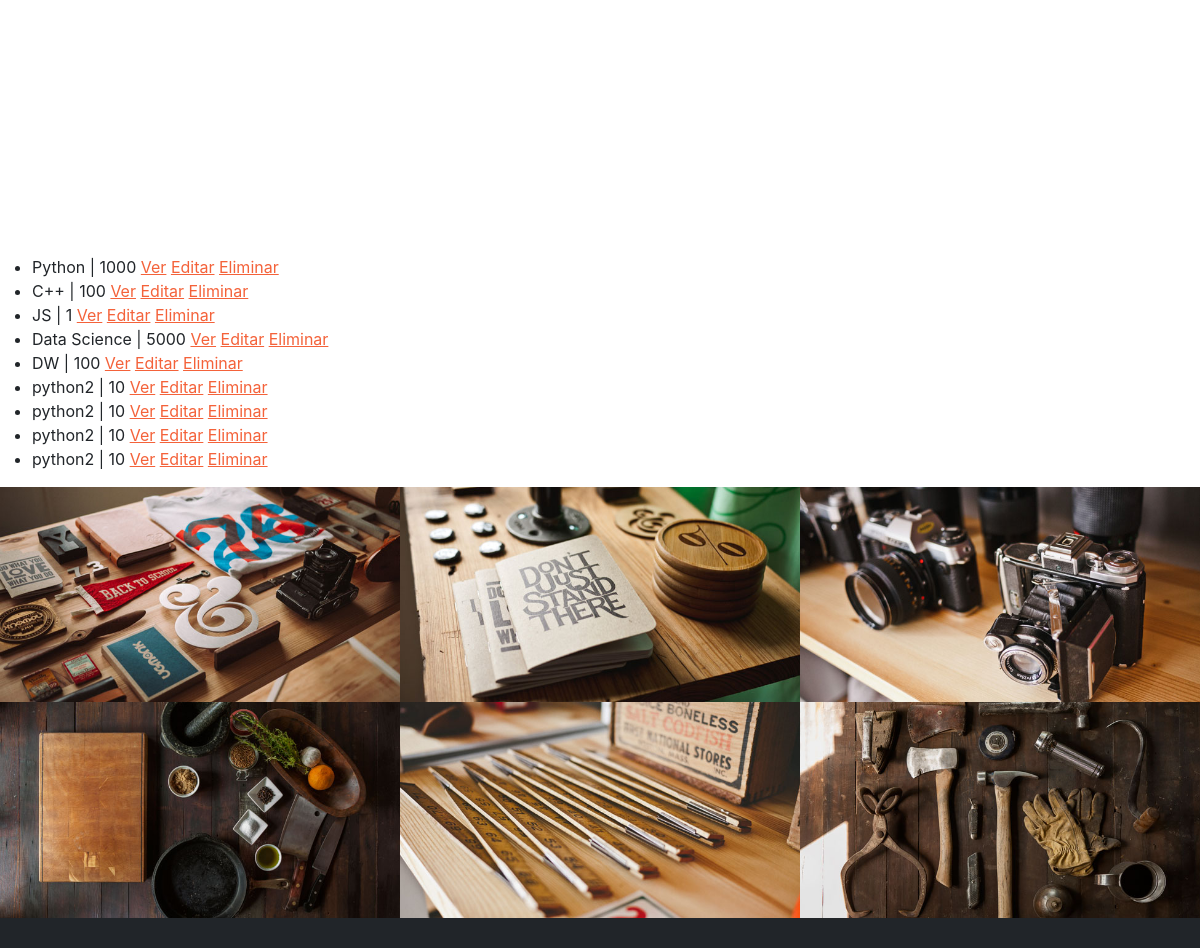
The page /cursos/ (middle part) on the database as committed earlier.
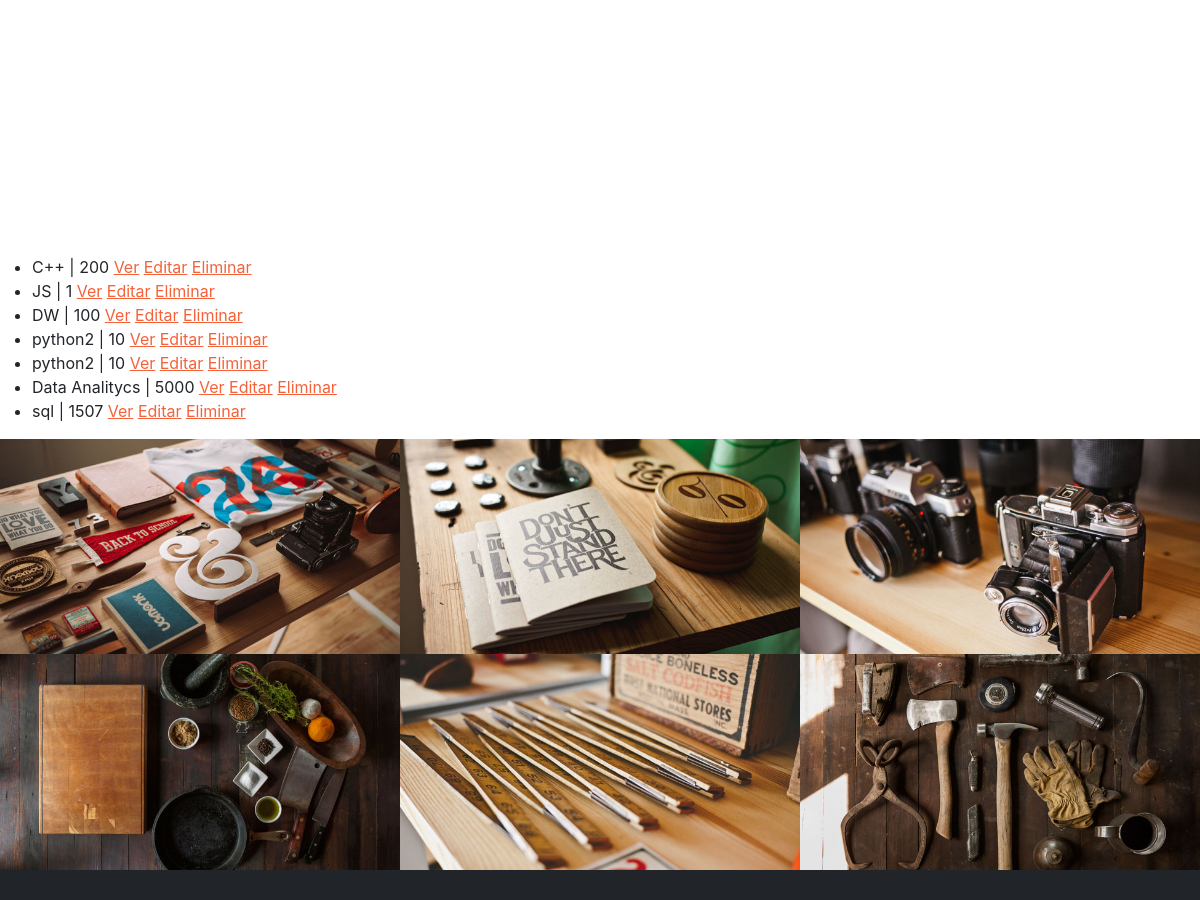
The same page on the database as committed later.
### AppCoder/models.py (models this page shows, shortened)
class Curso(models.Model):
    nombre = models.CharField(max_length =40)
    camada = models.IntegerField()

### AppCoder/views.py (the view)
# urls.py: path("cursos/", views.cursos, name = 'cursos'),
def cursos(request):
    cursos = Curso.objects.all()
    return render (request, "AppCoder/show_courses.html", {"cursos": cursos})

### AppCoder/templates/AppCoder/show_courses.html (shortened to what this page needs)
{% extends "AppCoder/base.html" %}
{% load static %}
{% block main %}
    <ul>
        {% for curso in cursos %}
        <li> {{ curso.nombre }} | {{ curso.camada }}
        <a href="{% url 'ver_curso' curso.pk %}">Ver</a>
        <a href="{% url 'editar_curso' curso.pk %}">Editar</a>
        <a href="{% url 'borrar_curso' curso.pk %}">Eliminar</a>
        </li>
        {% endfor %}
    </ul>
{% endblock main %}

### AppCoder/templates/AppCoder/base.html (shortened to what this page needs)
<!DOCTYPE html>
{% load static %}
<html lang="en">
    <head>
        <link href="https://cdn.jsdelivr.net/npm/bootstrap-icons@1.5.0/font/bootstrap-icons.css" rel="stylesheet" />
        <link href="https://cdnjs.cloudflare.com/ajax/libs/SimpleLightbox/2.1.0/simpleLightbox.min.css" rel="stylesheet" />
        <link href="{% static 'AppCoder/css/styles.css' %}" rel="stylesheet" />
    </head>
    <body id="page-top">
          <section class="page-section" id="services">
        </section>
        {% block main %}
        {% endblock main %}
        <div id="portfolio">
            <div class="container-fluid p-0">
                <div class="row g-0">
                    <div class="col-lg-4 col-sm-6">
                        <a class="portfolio-box" href="{% static 'AppCoder/assets/img/portfolio/fullsize/1.jpg' %}" title="Project Name">
                            <img class="img-fluid" src="{% static 'AppCoder/assets/img/portfolio/thumbnails/1.jpg' %}" alt="..." />
                        </a>
                    </div>
                    <div class="col-lg-4 col-sm-6">
                        <a class="portfolio-box" href="{% static 'AppCoder/assets/img/portfolio/fullsize/2.jpg' %}" title="Project Name">
                            <img class="img-fluid" src="{% static 'AppCoder/assets/img/portfolio/thumbnails/2.jpg' %}" alt="..." />
                        </a>
                    </div>
                    <div class="col-lg-4 col-sm-6">
                        <a class="portfolio-box" href="{% static 'AppCoder/assets/img/portfolio/fullsize/3.jpg' %}" title="Project Name">
                            <img class="img-fluid" src="{% static 'AppCoder/assets/img/portfolio/thumbnails/3.jpg' %}" alt="..." />
                        </a>
                    </div>
                    <div class="col-lg-4 col-sm-6">
                        <a class="portfolio-box" href="{% static 'AppCoder/assets/img/portfolio/fullsize/4.jpg' %}" title="Project Name">
                            <img class="img-fluid" src="{% static 'AppCoder/assets/img/portfolio/thumbnails/4.jpg' %}" alt="..." />
                        </a>
                    </div>
                    <div class="col-lg-4 col-sm-6">
                        <a class="portfolio-box" href="{% static 'AppCoder/assets/img/portfolio/fullsize/5.jpg' %}" title="Project Name">
                            <img class="img-fluid" src="{% static 'AppCoder/assets/img/portfolio/thumbnails/5.jpg' %}" alt="..." />
                        </a>
                    </div>
                    <div class="col-lg-4 col-sm-6">
                        <a class="portfolio-box" href="{% static 'AppCoder/assets/img/portfolio/fullsize/6.jpg' %}" title="Project Name">
                            <img class="img-fluid" src="{% static 'AppCoder/assets/img/portfolio/thumbnails/6.jpg' %}" alt="..." />
                        </a>
                    </div>
                </div>
            </div>
        </div>
        <section class="page-section bg-dark text-white">
        </section>
    </body>
</html>

Rows that differ between the two databases and show on the page:
removed Curso: nombre "Python", camada "1000"
removed Curso: nombre "Data Science", camada "5000"
removed Curso: nombre "python2", camada "10"
removed Curso: nombre "python2", camada "10"
changed Curso (number 1 of 7 on the later page): camada "100" → "200"
added Curso: nombre "Data Analitycs", camada "5000"
added Curso: nombre "sql", camada "1507"
